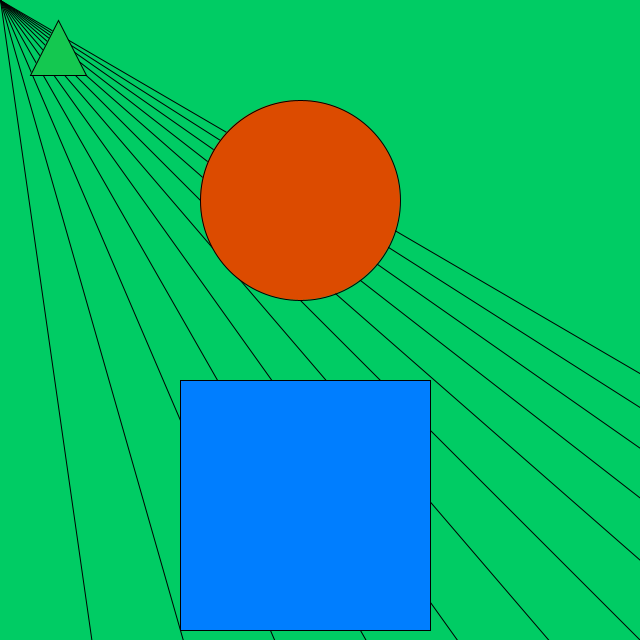
Frame 1 (no input)
Frame 60 (the mouse pressed at the canvas centre just before this capture): identical to frame 1, image omitted
Frame 120 (the mouse held since frame 60 and released just before this capture): identical to frame 1, image omitted

The Processing sketch that drew this single still picture (run headless with seeded random() and noise(); from frame 60 on, the mouse is pressed at the canvas centre):

// Processing sketch: processing_4509
// ── processing_4509.pde

int vierkantX = 180;
int vierkantY = 380;
int circleX = 300;
int circleY = 200;
int dreieckX = 30;
int dreieckY = 75;

void setup()
{size (640,640);
 smooth();
 
 frameRate(30);

}

void draw()
{ 
  background(0,204,100);
  
  // weg 
  
  line(0,0, 700, 700);
  line(0,0,400,700);
  line(0,0,300,700);
  line(0,0,200,700);
  line(0,0,100,700);
  line(0,0,500,700);
  line(0,0,600,700);
  line(0,0,800,700);
  line(0,0,900,700);
  line(0,0,1000,700);
  line(0,0,1100,700);
  line(0,0,1200,700);
  
  
  // objects 
  
  
  fill(220, 75, 0);
  ellipse(circleX,circleY,200,200);
  
  fill(0, 126, 255);
  rect(vierkantX,vierkantY, 250, 250);
  
  fill(20,200,80);
  triangle(dreieckX,dreieckY, 58, 20, 86, 75);
}
